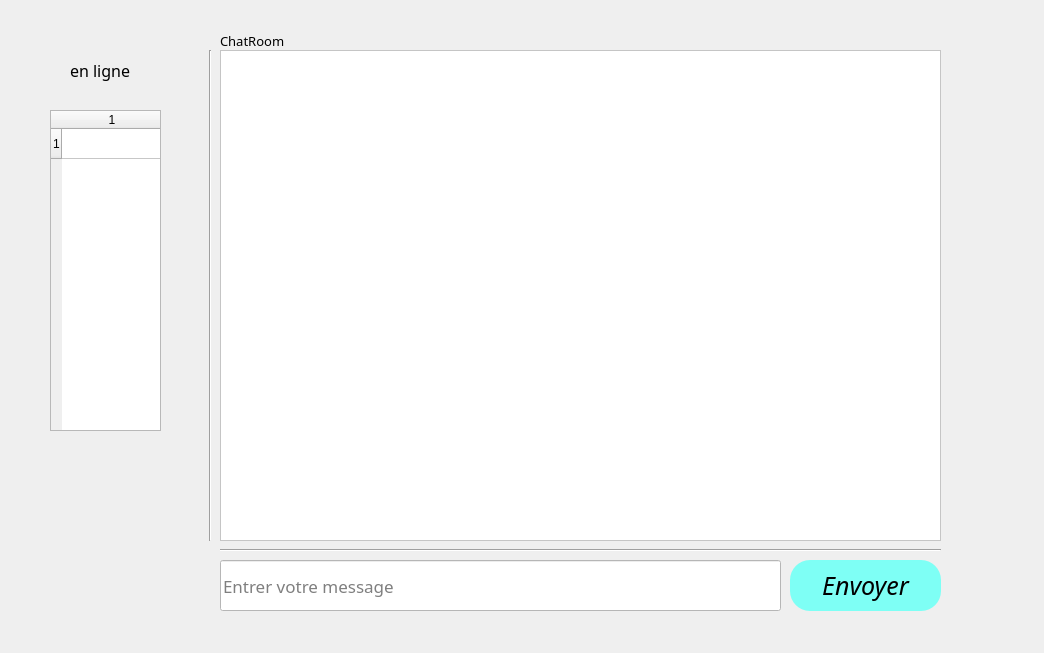
<?xml version="1.0" encoding="UTF-8"?>
<ui version="4.0">
 <class>MainWindow</class>
 <widget class="QMainWindow" name="MainWindow">
  <property name="geometry">
   <rect>
    <x>0</x>
    <y>0</y>
    <width>1044</width>
    <height>653</height>
   </rect>
  </property>
  <property name="minimumSize">
   <size>
    <width>1044</width>
    <height>653</height>
   </size>
  </property>
  <property name="maximumSize">
   <size>
    <width>1044</width>
    <height>653</height>
   </size>
  </property>
  <property name="cursor">
   <cursorShape>ArrowCursor</cursorShape>
  </property>
  <property name="windowTitle">
   <string>ChatRoom</string>
  </property>
  <property name="windowIcon">
   <iconset resource="img.qrc">
    <normaloff>:/img/img.png</normaloff>:/img/img.png</iconset>
  </property>
  <property name="styleSheet">
   <string notr="true">QPushButton 
{
background:#7efff5;
color:black;
border-radius:20px;
}
QPushButton:hover
{
background:#f19066;
color:black;
border-radius:20px;
}
#MainWindow{
background: url(:/img/image.jpg);
}
</string>
  </property>
  <widget class="QWidget" name="centralwidget">
   <widget class="QLineEdit" name="lineEdit_msg_2">
    <property name="geometry">
     <rect>
      <x>220</x>
      <y>560</y>
      <width>561</width>
      <height>51</height>
     </rect>
    </property>
    <property name="font">
     <font>
      <family>Century Gothic</family>
      <pointsize>13</pointsize>
     </font>
    </property>
    <property name="autoFillBackground">
     <bool>false</bool>
    </property>
    <property name="styleSheet">
     <string notr="true">background-color: rgb(255, 255, 255);</string>
    </property>
    <property name="text">
     <string/>
    </property>
    <property name="placeholderText">
     <string>Entrer votre message</string>
    </property>
   </widget>
   <widget class="QLabel" name="label">
    <property name="geometry">
     <rect>
      <x>70</x>
      <y>60</y>
      <width>71</width>
      <height>21</height>
     </rect>
    </property>
    <property name="font">
     <font>
      <family>Century Gothic</family>
      <pointsize>12</pointsize>
     </font>
    </property>
    <property name="text">
     <string>en ligne</string>
    </property>
   </widget>
   <widget class="QPushButton" name="pushButton">
    <property name="geometry">
     <rect>
      <x>790</x>
      <y>560</y>
      <width>151</width>
      <height>51</height>
     </rect>
    </property>
    <property name="font">
     <font>
      <family>Century Gothic</family>
      <pointsize>19</pointsize>
      <weight>50</weight>
      <italic>true</italic>
      <bold>false</bold>
      <underline>false</underline>
      <strikeout>false</strikeout>
     </font>
    </property>
    <property name="cursor">
     <cursorShape>PointingHandCursor</cursorShape>
    </property>
    <property name="text">
     <string>Envoyer</string>
    </property>
    <property name="icon">
     <iconset resource="img.qrc">
      <normaloff>:/img/inscription.png</normaloff>:/img/inscription.png</iconset>
    </property>
    <property name="iconSize">
     <size>
      <width>30</width>
      <height>30</height>
     </size>
    </property>
   </widget>
   <widget class="Line" name="line">
    <property name="geometry">
     <rect>
      <x>200</x>
      <y>50</y>
      <width>20</width>
      <height>491</height>
     </rect>
    </property>
    <property name="orientation">
     <enum>Qt::Vertical</enum>
    </property>
   </widget>
   <widget class="QLabel" name="label_2">
    <property name="geometry">
     <rect>
      <x>220</x>
      <y>30</y>
      <width>111</width>
      <height>21</height>
     </rect>
    </property>
    <property name="font">
     <font>
      <family>Century Gothic</family>
      <pointsize>10</pointsize>
      <weight>50</weight>
      <bold>false</bold>
     </font>
    </property>
    <property name="text">
     <string>ChatRoom</string>
    </property>
   </widget>
   <widget class="Line" name="line_2">
    <property name="geometry">
     <rect>
      <x>220</x>
      <y>540</y>
      <width>721</width>
      <height>20</height>
     </rect>
    </property>
    <property name="orientation">
     <enum>Qt::Horizontal</enum>
    </property>
   </widget>
   <widget class="QPlainTextEdit" name="chatroom">
    <property name="enabled">
     <bool>false</bool>
    </property>
    <property name="geometry">
     <rect>
      <x>220</x>
      <y>50</y>
      <width>721</width>
      <height>491</height>
     </rect>
    </property>
    <property name="font">
     <font>
      <family>Century Gothic</family>
      <pointsize>12</pointsize>
     </font>
    </property>
    <property name="styleSheet">
     <string notr="true">background-color: rgb(255, 255, 255);
color: rgb(5, 0, 63);</string>
    </property>
    <property name="undoRedoEnabled">
     <bool>false</bool>
    </property>
   </widget>
   <widget class="QTableWidget" name="tableWidget">
    <property name="geometry">
     <rect>
      <x>50</x>
      <y>110</y>
      <width>111</width>
      <height>321</height>
     </rect>
    </property>
    <property name="rowCount">
     <number>1</number>
    </property>
    <property name="columnCount">
     <number>1</number>
    </property>
    <row/>
    <column/>
    <item row="0" column="0">
     <property name="font">
      <font>
       <family>Century Gothic</family>
       <pointsize>12</pointsize>
      </font>
     </property>
    </item>
   </widget>
  </widget>
 </widget>
 <resources>
  <include location="img.qrc"/>
 </resources>
 <connections/>
</ui>
